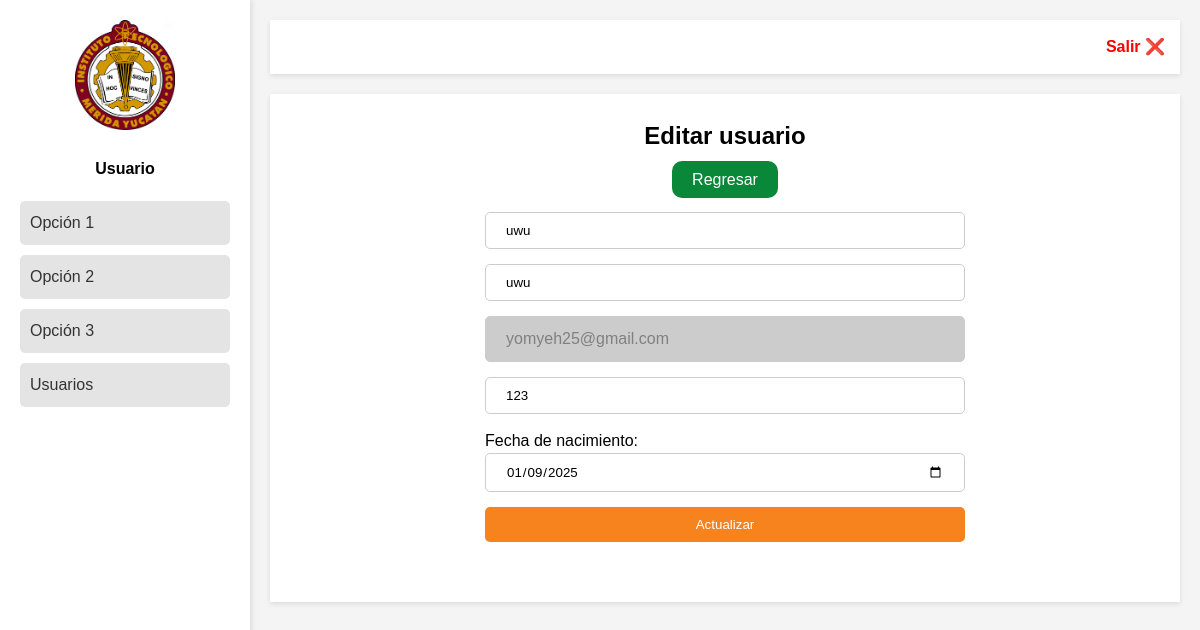
The page /editar-usuario.php?id=1 (signed in) on the database as committed earlier.
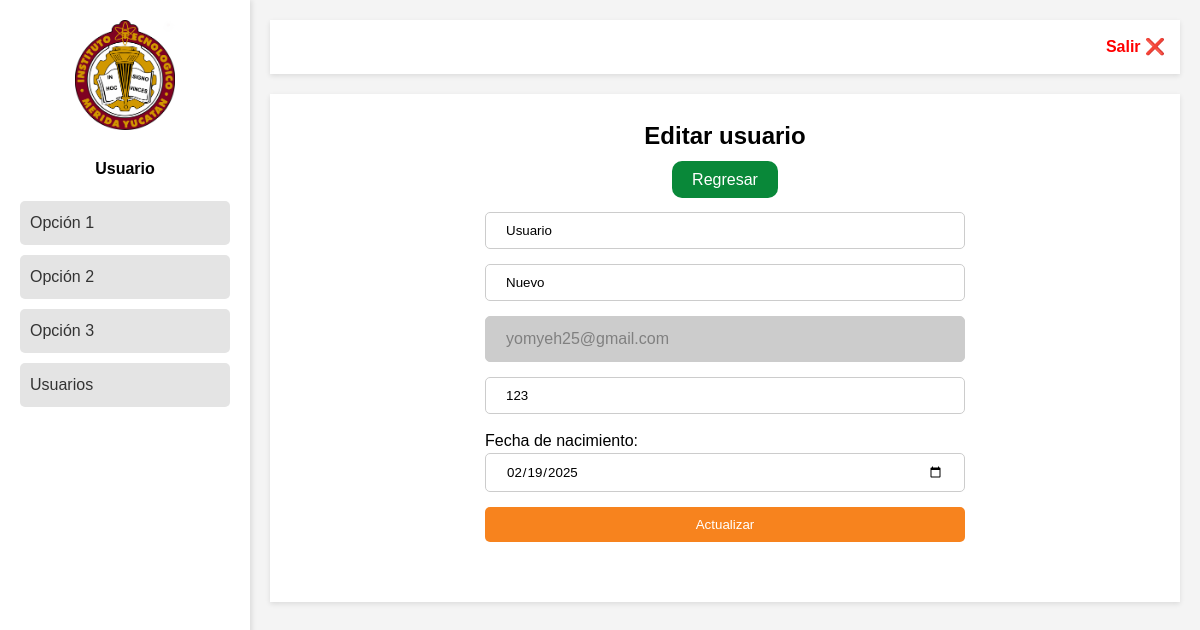
The same page on the database as committed later.
### tables this page shows
CREATE TABLE `usuarios` (
  `ID` int(11) NOT NULL,
  `nombre` varchar(50) DEFAULT NULL,
  `apellido` varchar(50) DEFAULT NULL,
  `email` varchar(30) DEFAULT NULL,
  `contrasena` varchar(10) DEFAULT NULL,
  `fecha_nacimiento` date DEFAULT NULL
);

### editar-usuario.php (the view, shortened to what this page needs)
<!DOCTYPE html>
<html lang="es">
<head>
    <link rel="stylesheet" href="CSS/estilos.css">
</head>
<body>
    <div class="flex-container">
        <div class="sidebar">
            <?php
            include "utils/nav-bar.php"
            ?>
        </div>
        <div class="main-content">
            <header>
                <?php include "utils/header.php" ?>
            </header>
            <?php
            require "conn.php";
            $id_usuario = $_GET["id"];
            $todos = "SELECT * FROM usuarios WHERE ID = '$id_usuario' ";
            $resultado = mysqli_query($conectar, $todos);
            $fila = $resultado->fetch_array();
            ?>
            <section class="dashboard">
                <div class="tittle-div">
                    <h1 class="title">Editar usuario</h1>
                </div>
                <div class="btn">
                    <a class="btn-green" href="ver-usuario.php?id=<?php echo $fila["ID"]; ?>">Regresar</a>
                </div>
                <div class="form-container">
                    <form action="guardar-editar_usuario.php" method="post">
                        <input class="input-login ancho-uniforme" value="<?php echo $fila['nombre'] ?>" type="text" name="nombre" placeholder="Nombre(s)">
                        <input class="input-login ancho-uniforme" value="<?php echo $fila['apellido'] ?>" type="text" name="apellido" placeholder="Apellido">
                        <div class="input-login correo">
                            <?php echo $fila['email'] ?>
                        </div>
                        <input class="input-login ancho-uniforme" value="<?php echo $fila['contrasena'] ?>" type="text" name="password" placeholder="contraseña" maxlength="10">
                        <p class="entrada-label" for="birthdate">Fecha de nacimiento:</p>
                        <input class="input-login ancho-uniforme" value="<?php echo $fila['fecha_nacimiento'] ?>" type="date" name="fecha_nacimiento" required>
                        <button class="btn-cuenta ancho-uniforme entrada-label" type="submit" value=>Actualizar</button>
                    </form>
                </div>
            </section>
        </div>
    </div>
</body>
</html>

Rows that differ between the two databases and show on the page:
changed usuarios "yomyeh25@gmail.com": nombre "uwu" → "Usuario"; apellido "uwu" → "Nuevo"; fecha_nacimiento "01/09/2025" → "02/19/2025"
